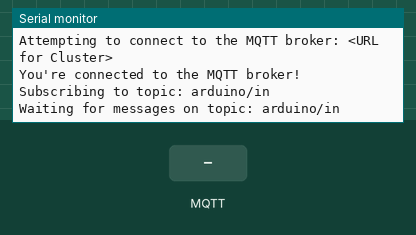
Bench run of a program on a simulated Arduino MKR. Shown: the last lines printed to the serial monitor. The inputs (shaded band) are chosen by the test bench. WiFi joins after 1.5 s; servers stay silent unless stated; no MQTT or app messages arrive unless stated.

Above: at 2.7 s.
2.8 s: MQTT message "1" arrives on the first subscribed topic
At 4.0 s:
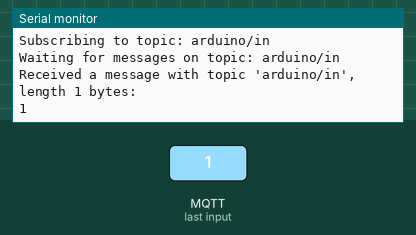
4.3 s: MQTT message "on" arrives on the first subscribed topic
At 5.3 s:
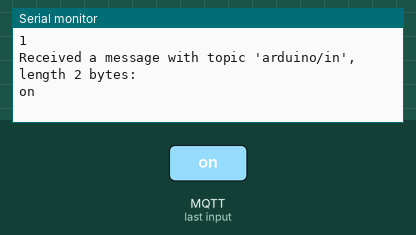
5.8 s: MQTT message "off" arrives on the first subscribed topic
At 6.5 s:
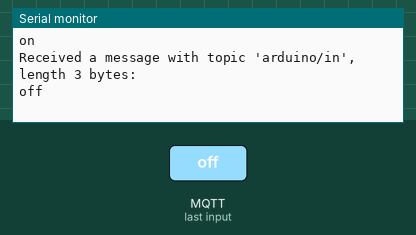

Measured:
- after the input at 2.8 s, the serial monitor: prints a new line at once (image 1)
- after the input at 4.3 s, the serial monitor: prints a new line at once (image 2)
- after the input at 5.8 s, the serial monitor: prints a new line at once (image 3)

The program:

main.cpp
```cpp
/*
  ArduinoMqttClient for HiveMQ Cloud
  The circuit: MKRWiFi1010
  This example connects to HiveMQ MQTT broker and subscribes to a single topic (inTopic),
  it also publishes a message to another topic (outTopic) every 10 seconds.
  When a message is received it prints the message to the Serial Monitor,
  it uses the callback functionality of the library.
  Test subscription on inTopic from MQTT.fx
*/
#include <Arduino.h>
#include <ArduinoMqttClient.h>
#include <WiFiNINA.h>
#include "secrets.h"

char ssid[] = SECRET_SSID;
char pass[] = SECRET_PASS;
char client_id[] = CLIENT_ID;
char hivemq_username[] = HIVEMQ_USERNAME;
char hivemq_password[] = HIVEMQ_PASSWORD;

const char broker[] = BROKER;
int        port     = 8883;

const char inTopic[]   = "arduino/in";
const char outTopic[]  = "arduino/out";

const long interval = 10000;
unsigned long previousMillis = 0;
int count = 0;

WiFiSSLClient wifiClient;
MqttClient mqttClient(wifiClient);

/////////////////////////////////// SETUP ///////////////////////////////////////
void setup()
{
  //Initialize serial and wait for port to open:
  Serial.begin(9600);
  while (!Serial) {;}

  connect();

  // set the message receive callback
  mqttClient.onMessage(onMqttMessage);

  mqttClient.subscribe(inTopic);
  Serial.print("Subscribing to topic: "); Serial.println(inTopic); Serial.println();

  Serial.println();
  Serial.print("Waiting for messages on topic: "); Serial.println(inTopic); Serial.println();
}

//////////////////////////////// LOOP /////////////////////////////////////////////
void loop()
{
  mqttClient.poll();

  unsigned long currentMillis = millis();

  if (currentMillis - previousMillis >= interval)
  {
    previousMillis = currentMillis;

    String payload;
    payload += "Hello world!";
    payload += " ";
    payload += count;

    Serial.print("Sending message to topic: "); Serial.println(outTopic); Serial.println(payload);

    // send message, the Print interface can be used to set the message contents
    // in this case we know the size ahead of time, so the message payload can be streamed

    mqttClient.beginMessage(outTopic);
    mqttClient.print(payload);
    mqttClient.endMessage();
    Serial.println();

    count++;
  }
}

void onMqttMessage(int messageSize)
{
  // we received a message, print out the topic and contents
  Serial.print("Received a message with topic '"); Serial.print(mqttClient.messageTopic());
  Serial.print("', length "); Serial.print(messageSize); Serial.println(" bytes:");

  // use the Stream interface to print the contents
  while (mqttClient.available())
  {
    Serial.print((char)mqttClient.read());
  }
  Serial.println(); Serial.println();
}

void connect()
{
  // attempt to connect to WiFi network:
  Serial.print("Attempting to connect to WPA SSID: "); Serial.println(ssid);
  while (WiFi.begin(ssid, pass) != WL_CONNECTED)
  {
    Serial.print(".");
    delay(5000);
  }
  Serial.println("You're connected to the network");Serial.println();

  // Each client must have a unique client ID
  mqttClient.setId(client_id);

  mqttClient.setUsernamePassword(hivemq_username, hivemq_password);

  Serial.print("Attempting to connect to the MQTT broker: "); Serial.println(broker);

  if (!mqttClient.connect(broker, port))
  {
    Serial.print("MQTT connection failed! Error code = "); Serial.println(mqttClient.connectError());
    while (1);
  }

  Serial.println("You're connected to the MQTT broker!"); Serial.println();
}
```

secrets.h
```cpp
#define SECRET_SSID "<SSID>"
#define SECRET_PASS "<Password>"

// Broker URL findes i console.hivemq.cloud under Manage Cluster
#define BROKER "<URL for Cluster>"
#define CLIENT_ID "MKRWiFi1010"
#define HIVEMQ_USERNAME "<Credentials Username>"
#define HIVEMQ_PASSWORD "<Credentials Password>"

void onMqttMessage(int);
void connect();
```
